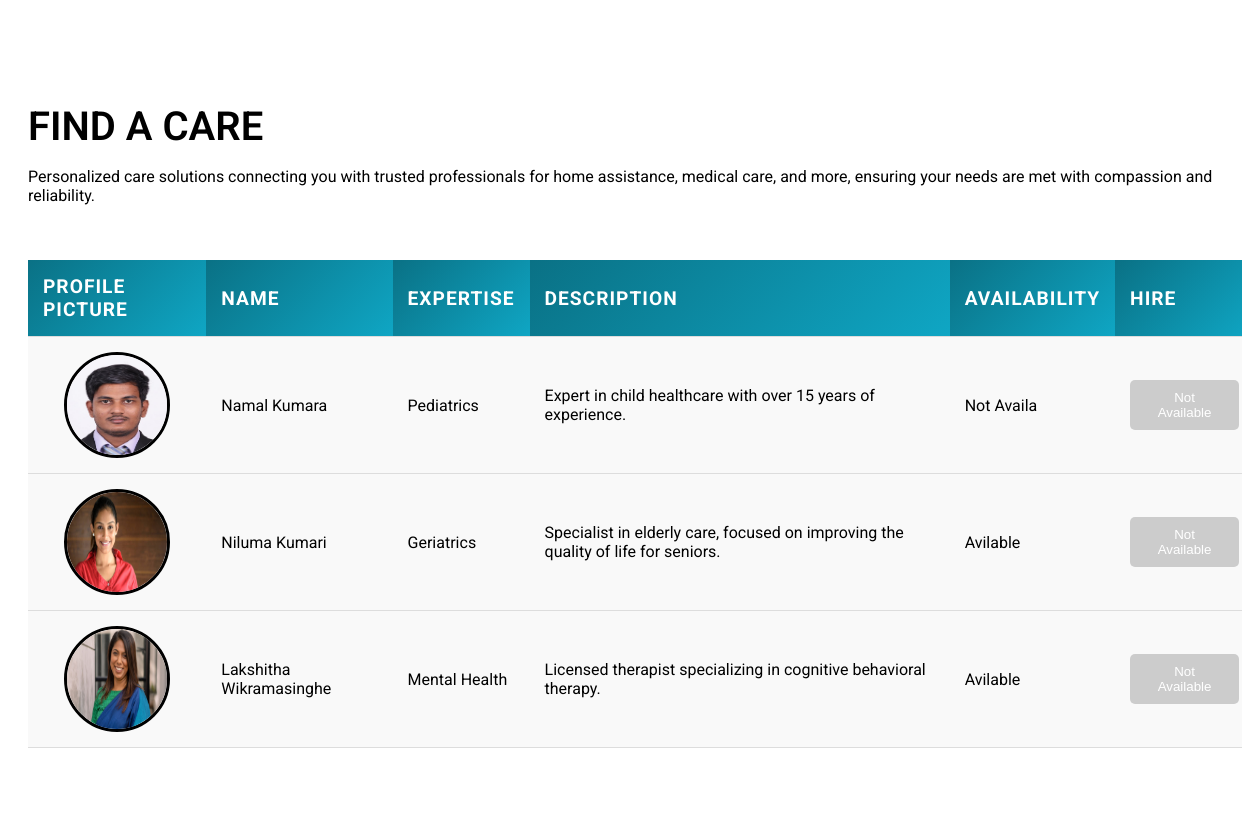
The page /FindCaregver.php on the database its author committed.
### tables this page shows
CREATE TABLE `caregivers` (
  `id` int(11) NOT NULL,
  `name` varchar(255) NOT NULL,
  `expertise` varchar(255) NOT NULL,
  `description` text DEFAULT NULL,
  `image` varchar(255) DEFAULT NULL,
  `availability` varchar(10) DEFAULT 'Available'
);

### FindCaregver.php (the view, shortened to what this page needs)
<?php
$servername = "localhost";
$username = "root";
$password = "";
$dbname = "lecture_panel_db";
$conn = new mysqli($servername, $username, $password, $dbname);
$Caregivers_sql = "SELECT * FROM Caregivers";
$Caregivers_result = $conn->query($Caregivers_sql);
?>
<!DOCTYPE html>
<html lang="en">
<head>
</head>
<body>
<section class="section_container Care_giver">
    <h2 class="section_header">Find a Care</h2>
    <p class="section_subheader"> Personalized care solutions connecting you with trusted professionals for home assistance, medical care, and more, ensuring your needs are met with compassion and reliability.
</p><br>
    <table class="Care_table">
        <thead>
            <tr>
                <th>Profile Picture</th>
                <th>Name</th>
                <th>Expertise</th>
                <th>Description</th>
                <th>Availability</th>
                <th>Hire</th>
            </tr>
        </thead>
        <tbody>
            <?php
            if ($Caregivers_result->num_rows > 0) {
                while($row = $Caregivers_result->fetch_assoc()) {
                    echo '<tr>';
                    echo '<td><img src="images/' . $row["image"] . '" alt="' . $row["name"] . '" class="Care_image"></td>';
                    echo '<td>' . $row["name"] . '</td>';
                    echo '<td>' . $row["expertise"] . '</td>';
                    echo '<td>' . $row["description"] . '</td>';
                    echo '<td>' . $row["availability"] . '</td>';
                    echo '<td>';
                    if ($row["availability"] === 'Available') {
                        echo '<button class="hire_button" onclick="hireCaregiver(' . $row["id"] . ')">Hire</button>';
                    } else {
                        echo '<button class="hire_button" disabled>Not Available</button>';
                    }
                    echo '</td>';
                    echo '</tr>';
                }
            } else {
                echo "<tr><td colspan='7'>No Care Giver available.</td></tr>";
            }
            ?>
        </tbody>
    </table>
</section>
</body>
</html>

### FindCaregver.php (style rules this page uses)
body { font-family: 'Roboto', sans-serif; }
.section_subheader::after { position: absolute; content: ""; top: 50%; transform: translate(1rem, -50%); height: 2px; width: 4rem; }
.section_header { max-width: 600px; margin-bottom: 1rem; font-size: 2.5rem; font-weight: 600; line-height: 3rem; color: var(--text-dark); position: relative; text-transform: uppercase; }
.section_header::before { content: ''; position: absolute; bottom: -5px; left: 0; width: 50px; height: 4px; background-color: var(--primary-color); }
.Care_giver { margin: 50px 0; padding: 20px; background: white; border-radius: 12px; width: 100%; position: relative; }
.Care_table { width: 100%; border-collapse: collapse; margin: 20px 0; font-family: 'Roboto', sans-serif; }
.Care_table th, .Care_table td { padding: 15px; text-align: left; border-bottom: 1px solid #ddd; transition: background-color 0.3s; }
.Care_table th { background: linear-gradient(135deg, #0a7185, #0fa6c4); color: white; font-size: 1.2em; text-transform: uppercase; letter-spacing: 1px; }
.Care_table td { background: #f9f9f9; position: relative; }
.Care_image { width: 100px; height: 100px; border-radius: 50%; border: 3px solid black; transition: transform 0.3s ease-in-out, border-color 0.3s ease-in-out; display: block; margin: 0 auto; }
.hire_button { padding: 10px 20px; background-color: #0a7185; color: white; border: none; border-radius: 5px; cursor: pointer; }
.hire_button:disabled { background-color: #ccc; cursor: not-allowed; }

### rows shown on the page
caregivers: image (picture), name "Namal Kumara", expertise "Pediatrics", description "Expert in child healthcare with over 15 years of experience.", availability "Not Availa", shows "Not Available"
caregivers: image (picture), name "Niluma Kumari", expertise "Geriatrics", description "Specialist in elderly care, focused on improving the quality of life for seniors.", availability "Avilable", shows "Not Available"
caregivers: image (picture), name "Lakshitha Wikramasinghe", expertise "Mental Health", description "Licensed therapist specializing in cognitive behavioral therapy.", availability "Avilable", shows "Not Available"
